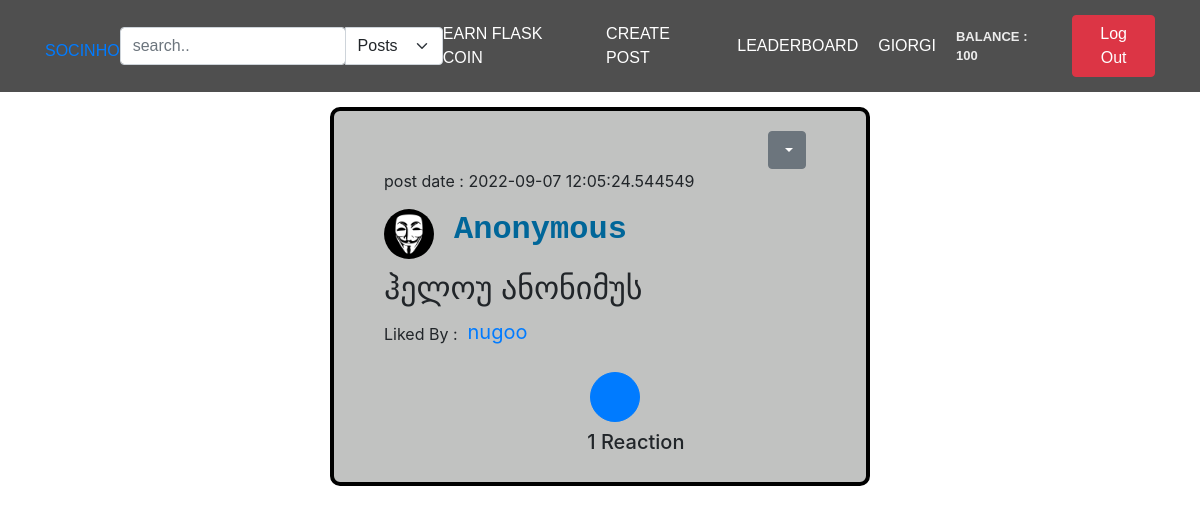
The app's page /home (signed in) with its own data.
### app/main/models.py (models this page shows, shortened)
class User(db.Model, UserMixin):
    id = db.Column(db.Integer, primary_key=True)
    username = db.Column(db.String(80), unique=True)
    email = db.Column(db.String(50), nullable=False)
    password = db.Column(db.String(50), nullable=False)
    user_image = db.Column(db.String(80), default='static/pfp/default.png')
    flask_coin = db.Column(db.Integer, default=100)
    privacy = db.Column(db.String(50), default='public')
    posts = db.relationship('Post', backref='user', lazy=True, cascade="all, delete-orphan")
    followers = db.relationship('Follow', foreign_keys='Follow.following_to_id', backref='following_to', lazy='dynamic', cascade="all, delete-orphan", uselist=True)
    following = db.relationship('Follow', foreign_keys='Follow.following_from_id', backref='following_from', lazy='dynamic', cascade="all, delete-orphan", uselist=True)
    likes = db.relationship('Like', backref='user', lazy=True, cascade="all, delete-orphan")
    def delete(self):
        db.session.delete(self)
        db.session.commit()

class Post(db.Model):
    id = db.Column(db.Integer, primary_key=True)
    user_id = db.Column(db.Integer, db.ForeignKey('user.id'), nullable=False)
    post_text = db.Column(db.String(200), nullable=False)
    post_image = db.Column(db.String(100))
    post_date = db.Column(db.DateTime, nullable=False, default=datetime.utcnow)
    likers = db.relationship('Like', backref='post', lazy=True, cascade='all, delete-orphan')
    post_type = db.Column(db.String(50), default='normal')
    def delete(self):
        db.session.delete(self)
        db.session.commit()

### app/main/views.py (the view, shortened to what this page needs)
@main_bp.route('/')
@main_bp.route('/home')
@login_required
def index():
    all_post = Post.query.all()
    posts_data = {
        'vip_posts': [],
        'anonym_posts': [],
        'normal_posts': []
    }
    for post in all_post:
        user = User.query.get(post.user_id)
        likers = [likers.user_id for likers in post.likers]
        likers_data = []
        for liker in likers:
            liker_data = Like.query.filter_by(user_id=liker,like_status='active',post_id=post.id).first()
            if liker_data:
                like_user = User.query.get(liker_data.user_id)
                likers_data.append(like_user)
        like_object = Like.query.filter_by(post_id=post.id, user_id=current_user.id).first()
        if like_object:
            if like_object.like_status == 'active':
                liked_by_current_user = True
            else: # თუ like_object არაა აქტიური და disabled ია, ანუ დისლაიქი აქვს გაკეთებული
                liked_by_current_user = False
        else: # თუ like_object არაა , იუზერს არ აქვს დალაიქებული პოსტი
            liked_by_current_user = False
        if post.post_type == 'vip':
            posts_data['vip_posts'].append({
                'id': post.id,
                'user_id': post.user_id,
                'user_name': user.username,
                'user_image': user.user_image,
                'post_text': post.post_text,
                'post_image': post.post_image,
                'post_date': post.post_date,
                'post_type': post.post_type,
                'likers': likers_data,
                'likes_count': len(likers_data),
                'liked_by_me': liked_by_current_user
            })
        elif post.post_type == 'anonym':
            posts_data['anonym_posts'].append({
                'id': post.id,
                'user_id': post.user_id,
                'user_name': user.username,
                'user_image': user.user_image,
                'post_text': post.post_text,
                'post_image': post.post_image,
                'post_date': post.post_date,
                'post_type': post.post_type,
                'likers': likers_data,
                'likes_count': len(likers_data),
                'liked_by_me': liked_by_current_user
            })
    return render_template('posts.html', all_post=posts_data)

### app/main/views.py (called while the page is built)
@login_manager.user_loader
def load_user(user_id):
    return User.query.get(user_id)

### app/main/templates/posts.html (shortened to what this page needs)
{% extends 'main.html' %}
{% block content %}
{% for post in all_post['anonym_posts'] %}
<div class="blog-post">
        <div class="d-flex align-items-end flex-column">
            <div class="dropdown" style="margin-right: 40px;">
                <a class="btn btn-secondary dropdown-toggle" href="#" role="button" id="dropdownMenuLink" data-toggle="dropdown" aria-haspopup="true" aria-expanded="false">
                </a>
            </div>
        </div>
        <div><p>post date : {{post['post_date']}}</p></div>
            {% if post['user_id'] == current_user.id %}
                <a href="{{ url_for('main.users_profile', user_id=post['user_id']) }}">
                    <div class="blog-post-title">
                        <img src="{{post['user_image']}}" alt="pfp" width="50" height="50" style="border-radius: 50%">
                        <h2 style="font-weight: 700;">{{post['user_name']}} as Anonymous</h2>
                    </div>
                </a>
            {% else %}
                <a href="{{ url_for('main.anonymous') }}">
                    <div class="blog-post-title">
                        <img src="../static/pfp/anonym.webp" alt="pfp" width="50" height="50" style="border-radius: 50%">
                        <h2 style="font-weight: 700;">Anonymous</h2>
                    </div>
                </a>
            {% endif %}
        <div class="blog-post-body">
            <h2 style="width: 100%;"> {{post['post_text']}}</h2>
        </div>
            <form action="{{ url_for('api.like_post') }}" method="post" class='like-post{{post["id"]}}'>
                {% if post['likes_count'] != 0 %}
                <div class="liked_by">
                    <p style="margin-top:5px;">Liked By : </p>
                    {% if post['likers']|length < 3 %}
                        <a href="#" data-toggle="modal" data-target="#liked_by{{post['id']}}">
                            <div style="font-size: 20px;">
                                {% for user in post["likers"] %}
                                    {{ user.username }}
                                {% endfor %}
                            </div>
                        </a>
                    {% endif %}
                </div>
                {% endif %}
                <div class="form-row align-items-center d-flex justify-content-center">
                {% if post['liked_by_me'] %}
                    <div class="col-auto unlike-from-back{{post['id']}}">
                    <input type = "hidden" name = "like_status" value = "unlike" />
                        <button type="submit" class="btn btn-primary mb-2" style="border-radius: 50px;background-color: rgb(125, 15, 15);
                            border-color: rgb(233, 83, 83);width: 50px; height: 50px;margin-top:10px;">
                            <div style="position: absolute;
                            top:50%;
                            left:50%;
                            transform: translate(-50%, -50%);margin-top:5px;">
                            </div>
                        </button>
                    </div>
                {% else %}
                <div class="col-auto liked_from_back{{post['id']}}">
                    <button type="submit" class="btn btn-primary mb-2" style="border-radius: 50px; width: 50px; height: 50px;margin-top:10px;">
                    </button>
                </div>
                {% endif %}
                </div>
                <h5 class="reaction-amount"><span class='likes-amount{{post["id"]}}'>{{ post['likes_count'] }}</span> Reaction</h5>
            </form>
    </div>
{% endfor %}
{% endblock %}

### app/main/templates/main.html (shortened to what this page needs)
<!DOCTYPE html>
<html lang="en">
<head>
    <link rel="stylesheet" href="https://cdn.jsdelivr.net/npm/bootstrap@5.0.0-alpha1/dist/css/bootstrap.min.css">
    <link rel="stylesheet" href="{{ url_for('static', filename='style.css') }}">
    <link rel="stylesheet" href="https://cdn.jsdelivr.net/npm/bootstrap@4.3.1/dist/css/bootstrap.min.css">
</head>
<body>
    <header class="main-header">
        <div class="container">
            <li class="socinho" ><a href="{{ url_for('main.index') }}">SOCINHO</a> </li>
            {% if current_user.is_authenticated %}
                <form action="{{ url_for('main.search') }}" method="post">
                    <div class="input-group">
                        <input  type="search" class="form-control rounded" placeholder="search.." aria-label="Search" aria-describedby="search-addon" name="search" required />
                        <select class="form-select" aria-label="Default select example" onchange="this.form.submit()" name="search_filter">
                            <option value="posts" >Posts</option>
                        </select>
                    </div>
                </form>
            {% endif %}
            <nav class="main-navigation">
                {% if current_user.username %}
                    <li><a href="{{ url_for('main.play_for_earn') }}">Earn Flask Coin </a></li>
                    <li><a href="/create-post" data-toggle="modal" data-target="#mymodal">Create Post</a></li>
                    <li><a href="/leaderboard">Leaderboard</a></li>
                    <li><a href="{{ url_for('main.user_profile') }}">{{current_user.username}}</a></li>
                    <li><p class="balance" style="margin: 0">Balance : {{ current_user.flask_coin }}</p>
                {% endif %}
            </nav>
            <div>
                {% if current_user.username %}
                    <li>
                        <form action="{{ url_for('main.logout') }}">
                            <button name="submit" type="submit" class="btn btn-danger">Log Out</button>
                        </form>
                    </li>
                {% endif %}
            </div>
        </div>
    </header>
    {% block content %}
    {% endblock %}
</body>
</html>

### app/main/static/style.css (style rules this page uses)
body { background-color: #000; }
body { background-color: rgb(156, 205, 226); }
.blog-post { padding: 20px; border-bottom: 2px solid #ececec; margin-bottom: 20px; border: 4px solid #000000; border-radius: 10px; background-color: #c1c2c1; width: 45%; margin: auto; margin-top: 15px; padding-left: 50px; }
li { list-style-type: none; }
.blog-post-title { color: #006699; font-size: 35px; font-family: 'Courier New', Courier, monospace; font-weight: bold; margin-bottom: 10px; display: flex; align-items: center; gap: 20px; }
.blog-post-body { font-size: 22px; line-height: 1.6; margin-bottom: 10px; }
.liked_by { display: flex; gap: 10px; }
.main-header { top: 0; padding: 15px; width: 100%; background-color: rgba(35, 35, 35, 0.8); z-index: 11; }
.main-header .container { font-family: "Source Sans Pro Bold", sans-serif; display: flex; align-items: center; justify-content: space-between; text-transform: uppercase; }
.main-header .container .main-navigation { transition: 1s height; text-transform: uppercase; display: flex; align-items: center; }
.main-header .container .main-navigation li { width: fit-content; margin-right: 20px; padding: 0; }
.main-header .container .main-navigation li a { font-size: 16px; color: white; -webkit-transition: 0.3s; -moz-transition: 0.3s; -o-transition: 0.3s; transition: 0.3s; }
.balance { font-size: 13px; font-weight: bold; color: #ececec; }
.reaction-amount { margin-left: 44%; }
body { background-color:#545454; font-family: "Poppins", sans-serif; font-weight: 300; }
.rounded { width: 55% !important; }
.socinho { margin-top: 10px; }

### records on screen
User: username "GIORGI", flask_coin "100"
Post: post_date "2022-09-07 12:05:24.544549", post_text "ჰელოუ ანონიმუს"
User: username "nugoo"

### other values on screen
{{ post['likes_count'] }} "1"
